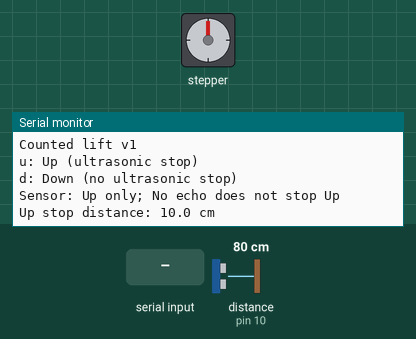
This sketch was run on a simulated Arduino Uno, built with avr-gcc and run on an emulated ATmega328P. On the bench: stepper motor, the last lines printed to the serial monitor. Wiring (inferred from the names in the program): stepper motor driver (200 steps per turn assumed): step pin 7; direction pin 6; enable pin 5. Inputs (shaded band) come from the test bench; at power-on: distance to the obstacle (sensor on pin 10) 80 cm. The echo pulse lasts 58.3 µs per cm.

Above: at 1.2 s.
1.3 s: "x90\n" received over Serial
At 2.5 s:
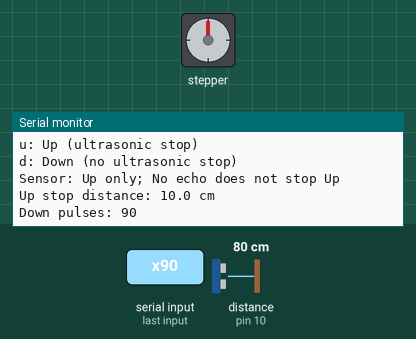
2.8 s: byte 100 ('d') received over Serial
At 3.8 s:
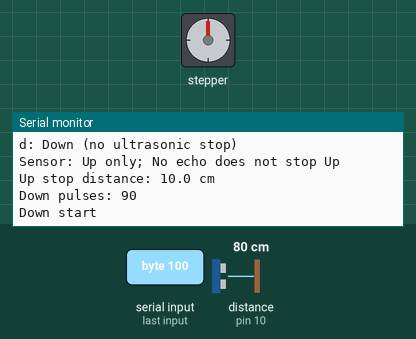
4.3 s: byte 117 ('u') received over Serial
At 7.1 s:
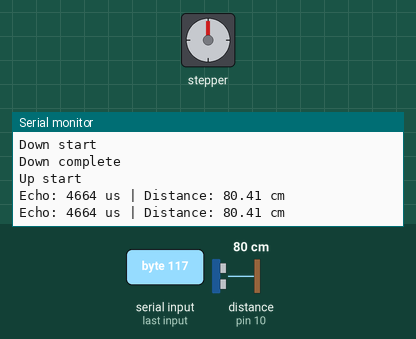
7.3 s: distance to the obstacle (sensor on pin 10) set to 2 cm
At 7.8 s:
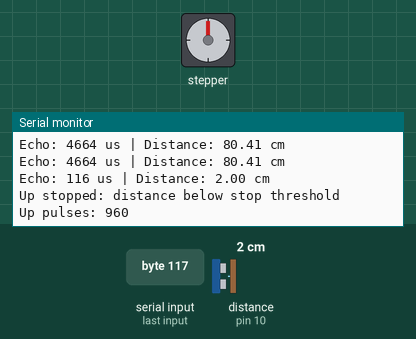
8.8 s: "x,45\n" received over Serial
At 9.5 s:
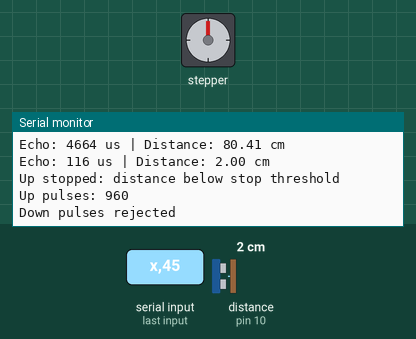

Measured:
- after the input at 1.3 s, the serial monitor: prints a new line at once (image 1)
- after the input at 2.8 s, the serial monitor: prints a new line at once (image 2)
- after the input at 4.3 s, the serial monitor: prints a new line after 2.6 s (image 3)
- after the input at 7.3 s, the serial monitor: prints a new line at once (image 4)
- after the input at 8.8 s, the serial monitor: prints a new line at once (image 5)

The sketch:

lift_uno.ino
```cpp
#include <Arduino.h>

int PUL = 7;
int DIR = 6;
int ENA = 5;

const byte TRIG_PIN = 9;
const byte ECHO_PIN = 10;

// 이 거리 미만이면 상승 중단
const float STOP_DISTANCE_CM = 10.0;

// 상승 중 320펄스마다 거리 확인
// 현재 펄스 설정에서 출력 시간 기준 약 100ms
const unsigned int UP_CHECK_EVERY_STEPS = 320;

void moveMotor(unsigned int steps);
void readCountedDown(char value);
bool readingDown = false;
unsigned int downSteps = 0;
bool invalidDown = false;
unsigned int upSteps = 0;
bool moveMotorUp();
bool checkUpDistance();
float ultrasonic();

void setup()
{
  pinMode(PUL, OUTPUT);
  pinMode(DIR, OUTPUT);
  pinMode(ENA, OUTPUT);

  digitalWrite(PUL, LOW);
  digitalWrite(ENA, HIGH);

  Serial.begin(115200);

  Serial.println("Motor ready");
  Serial.println("Counted lift v1");
  Serial.println("u: Up (ultrasonic stop)");
  Serial.println("d: Down (no ultrasonic stop)");
  Serial.println("Sensor: Up only; No echo does not stop Up");

  Serial.print("Up stop distance: ");
  Serial.print(STOP_DISTANCE_CM, 1);
  Serial.println(" cm");

  pinMode(TRIG_PIN, OUTPUT);
  pinMode(ECHO_PIN, INPUT);

  digitalWrite(TRIG_PIN, LOW);
}

void loop()
{
  if (Serial.available() > 0)
  {
    char command = Serial.read();

    if (readingDown)
    {
      readCountedDown(command);
    }
    else if (command == 'x')
    {
      readingDown = true;
      downSteps = 0;
      invalidDown = false;
    }
    else if (command == 'd' || command == 'D')
    {
      Serial.println("Down start");

      digitalWrite(DIR, LOW);
      delayMicroseconds(20);

      moveMotor(12800);

      Serial.println("Down complete");
    }
    else if (command == 'u' || command == 'U')
    {
      Serial.println("Up start");

      digitalWrite(DIR, HIGH);
      delayMicroseconds(20);

      upSteps = 0;
      if (moveMotorUp())
      {
        Serial.println("Up complete");
      }
      Serial.print("Up pulses: ");
      Serial.println(upSteps);
    }
  }

  // 대기 중에는 초음파를 측정하지 않음
}

// 하강: 초음파 확인 없이 기존대로 이동
void readCountedDown(char value)
{
  if (value == '\n')
  {
    readingDown = false;
    if (invalidDown || downSteps == 0)
    {
      Serial.println("Down pulses rejected");
      return;
    }
    digitalWrite(DIR, LOW);
    delayMicroseconds(20);
    moveMotor(downSteps);
    Serial.print("Down pulses: ");
    Serial.println(downSteps);
    return;
  }

  if (value < '0' || value > '9' || downSteps > 1280)
  {
    invalidDown = true;
    return;
  }
  downSteps = downSteps * 10 + value - '0';
  if (downSteps > 12800)
    invalidDown = true;
}

void moveMotor(unsigned int steps)
{
  for (unsigned int i = 0; i < steps; i++)
  {
    digitalWrite(PUL, HIGH);
    delayMicroseconds(10);

    digitalWrite(PUL, LOW);
    delayMicroseconds(302);
  }
}

// 상승: 시작 전과 이동 중에 거리 확인
bool moveMotorUp()
{
  // Up 명령이 연속으로 들어와도
  // 초음파 측정 간격을 확보하도록 약 100ms 대기
  for (unsigned int waitMs = 0; waitMs < 100; waitMs++)
  {
    delayMicroseconds(1000);
  }

  // 움직이기 전에 먼저 확인
  if (!checkUpDistance())
  {
    return false;
  }

  unsigned int stepsSinceCheck = 0;

  for (int i = 0; i < 12800; i++)
  {
    // 320펄스마다 거리 확인
    if (stepsSinceCheck >= UP_CHECK_EVERY_STEPS)
    {
      if (!checkUpDistance())
      {
        return false;
      }

      stepsSinceCheck = 0;
    }

    digitalWrite(PUL, HIGH);
    delayMicroseconds(10);

    digitalWrite(PUL, LOW);
    delayMicroseconds(302);

    stepsSinceCheck++;
    upSteps++;
  }

  return true;
}

// 상승을 계속할 수 있는지 판단
bool checkUpDistance()
{
  float distanceCm = ultrasonic();

  // 응답으로 얻은 거리가 10cm 미만일 때만 중단
  // 응답 없음(-1)은 정지 조건에서 제외
  if (distanceCm > 0 && distanceCm < STOP_DISTANCE_CM)
  {
    digitalWrite(PUL, LOW);

    Serial.println("Up stopped: distance below stop threshold");

    return false;
  }

  return true;
}

// 거리 측정
// 응답이 있으면 계산한 거리(cm), 없으면 -1 반환
float ultrasonic()
{
  digitalWrite(TRIG_PIN, LOW);
  delayMicroseconds(2);

  digitalWrite(TRIG_PIN, HIGH);
  delayMicroseconds(10);

  digitalWrite(TRIG_PIN, LOW);

  unsigned long duration = pulseIn(ECHO_PIN, HIGH, 30000UL);

  if (duration == 0)
  {
    // 응답이 없으면 메시지 없이 상승 계속
    return -1.0;
  }

  float distanceCm = duration / 58.0;

  Serial.print("Echo: ");
  Serial.print(duration);
  Serial.print(" us | Distance: ");
  Serial.print(distanceCm, 2);
  Serial.println(" cm");

  return distanceCm;
}
```
